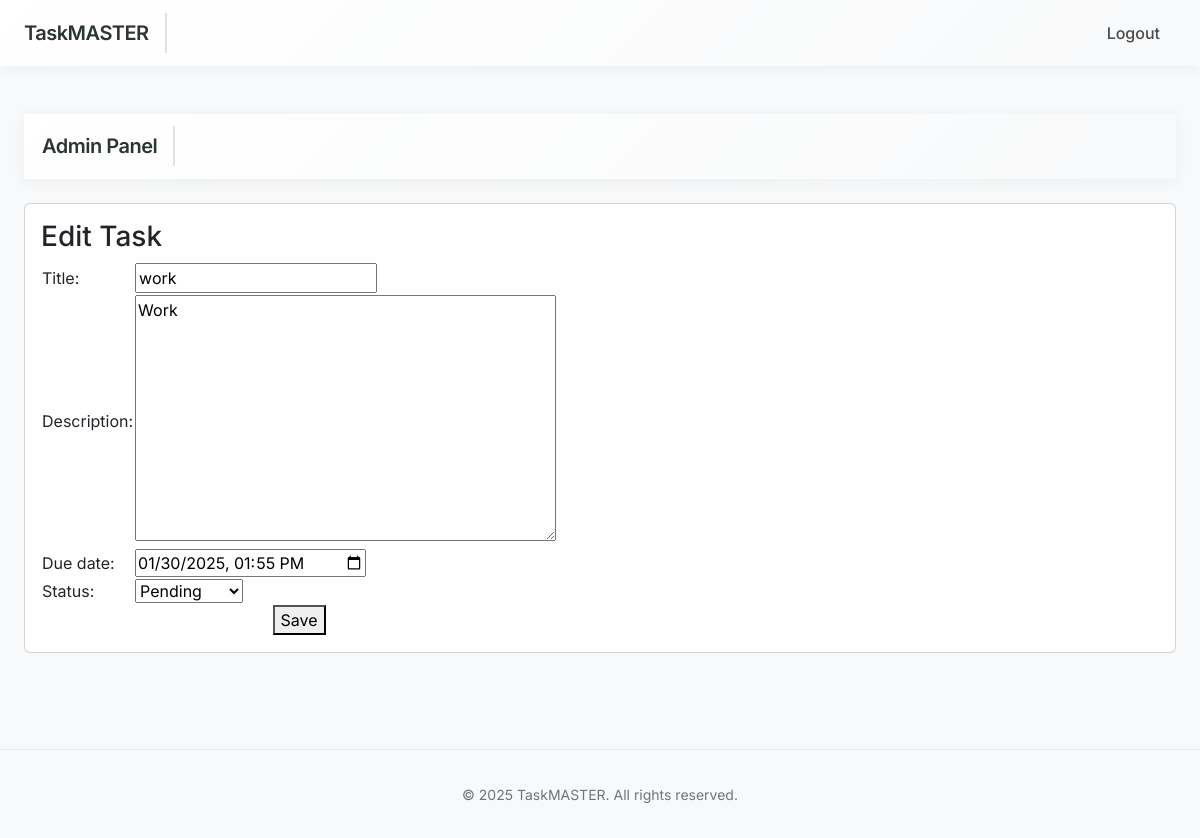
Page /app-admin/tasks/2/edit/ (signed in) on the committed database.
### Task/models.py (models this page shows, shortened)
class Task(models.Model):
    STATUS_CHOICES = [
        ('pending', 'Pending'),
        ('in_progress', 'In Progress'),
        ('completed', 'Completed'),
    ]
    title = models.CharField(max_length=200)
    description = models.TextField(blank=True, null=True)
    assigned_to = models.ForeignKey(User, on_delete=models.CASCADE, related_name='assigned_tasks')
    created_by = models.ForeignKey(User, on_delete=models.CASCADE, related_name='created_tasks')
    due_date = models.DateTimeField()
    status = models.CharField(max_length=20, choices=STATUS_CHOICES, default='pending')
    created_at = models.DateTimeField(auto_now_add=True)
    updated_at = models.DateTimeField(auto_now=True)

### Task/views.py (the view)
# urls.py: path('app-admin/tasks/<int:pk>/edit/', views.AdminTaskUpdateView.as_view(), name='admin_task_edit'),
class AdminTaskUpdateView(UserPassesTestMixin, UpdateView):
    model = Task
    form_class = TaskForm
    template_name = 'admin/task_form.html'
    success_url = reverse_lazy('admin_dashboard')
    def test_func(self):
        return self.request.user.is_staff

### Task/forms.py (shortened to what this page needs)
class TaskForm(forms.ModelForm):
    class Meta:
        model = Task
        fields = ['title', 'description', 'due_date', 'status']
        widgets = {
            'due_date': forms.DateTimeInput(attrs={'type': 'datetime-local'}),
        }

### templates/admin/task_form.html (shortened to what this page needs)
{% extends 'admin/base_admin.html' %}
{% block content %}
{{ block.super }}
<div class="card">
    <div class="card-body">
        <h3 class="card-title">Edit Task</h3>
        <form method="post">
            <table>
                <tr>
                    <td>{{ form.title.label_tag }}</td>
                    <td>{{ form.title }}</td>
                </tr>
                <tr>
                    <td>{{ form.description.label_tag }}</td>
                    <td>{{ form.description }}</td>
                </tr>
                <tr>
                    <td>{{ form.due_date.label_tag }}</td>
                    <td>{{ form.due_date }}</td>
                </tr>
                <tr>
                    <td>{{ form.status.label_tag }}</td>
                    <td>{{ form.status }}</td>
                </tr>
                <tr>
                    <td colspan="2" style="text-align: center;">
                        <button type="submit">Save</button>
                    </td>
                </tr>
            </table>
        </form>
    </div>
</div>
{% endblock %}

### templates/base.html (style rules this page uses)
:root { --primary-hue: 220; --primary-color: hsl(var(--primary-hue), 89%, 56%); --hover-color: hsl(var(--primary-hue), 89%, 46%); }
body { font-family: 'Inter', sans-serif; background-color: #f8f9fa; min-height: 100vh; }

### rows in the picture
Task: title "work", description "Work", due_date "01/30/2025 13:55", status "Pending"
